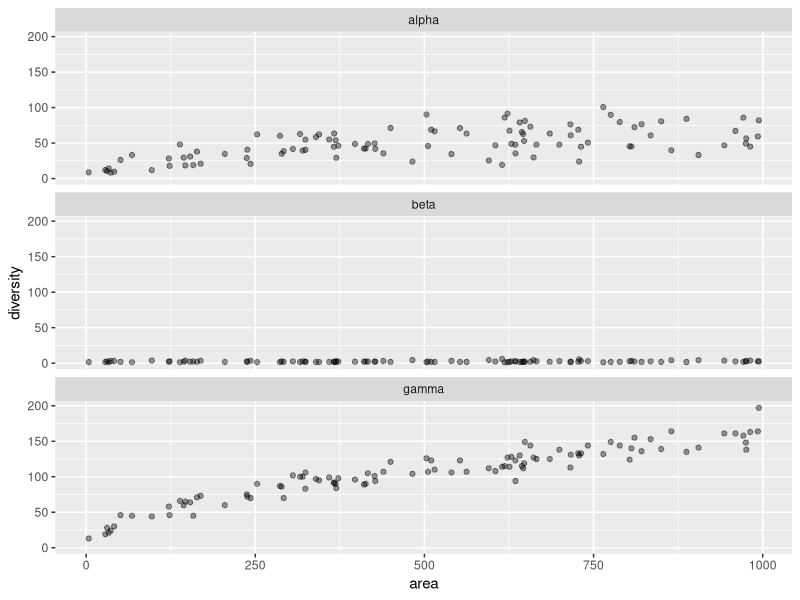
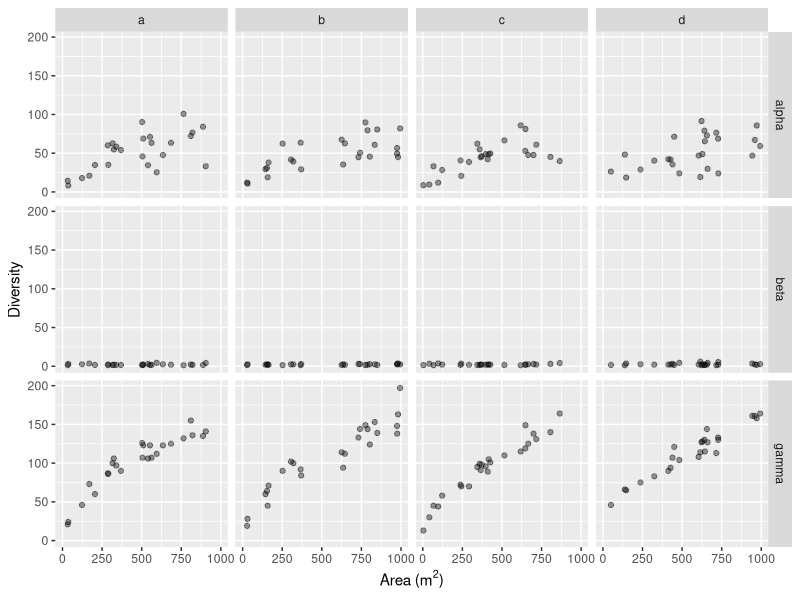
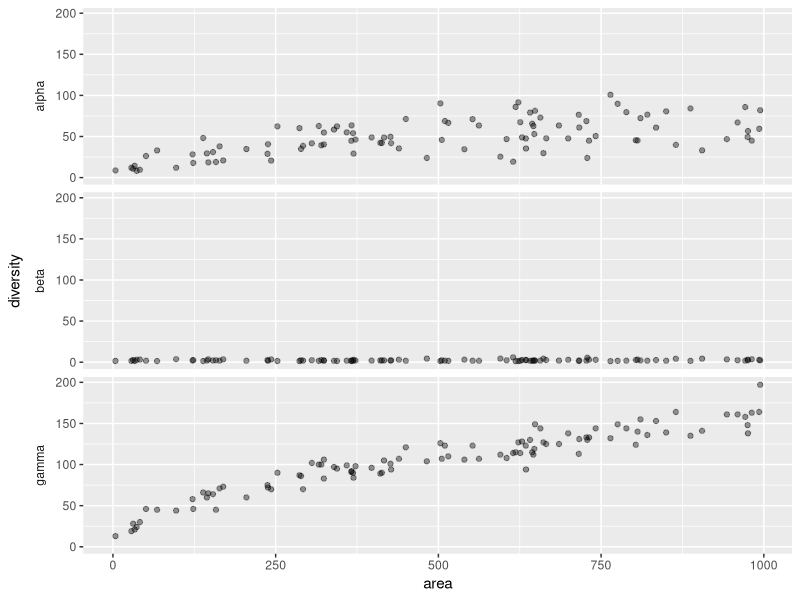
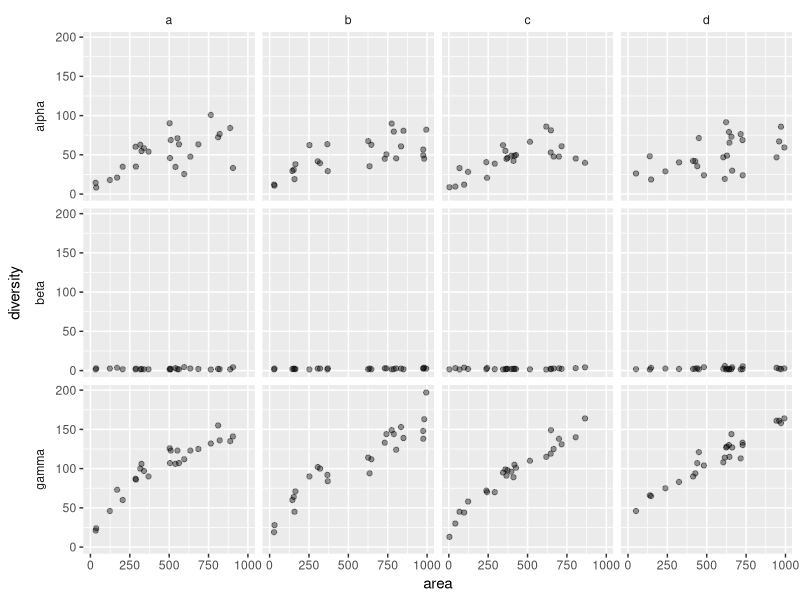
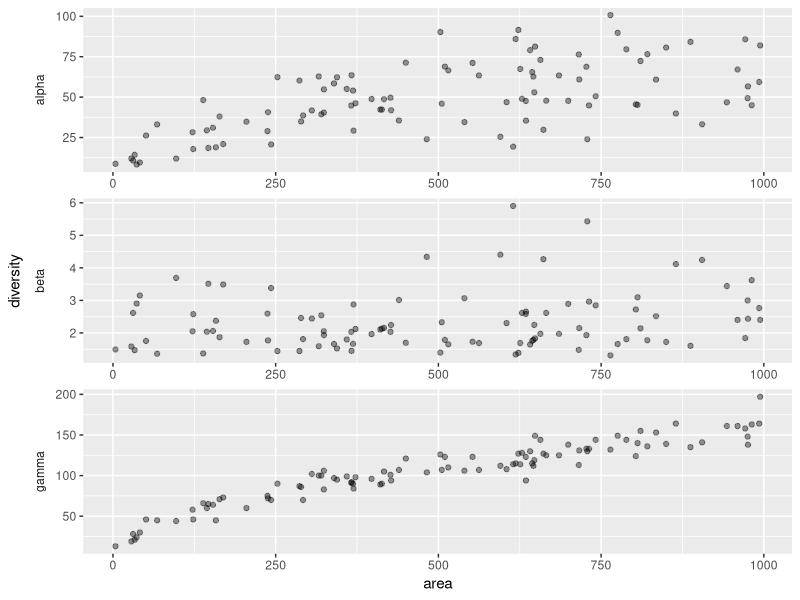
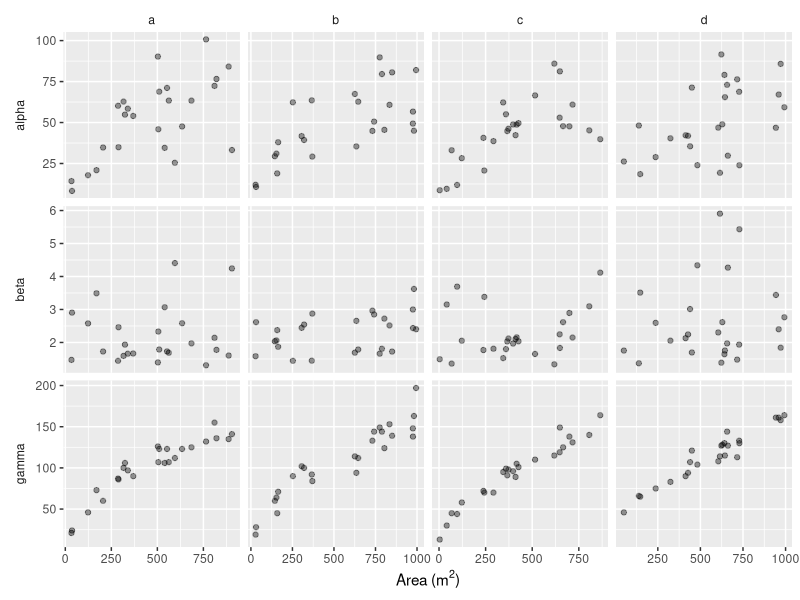
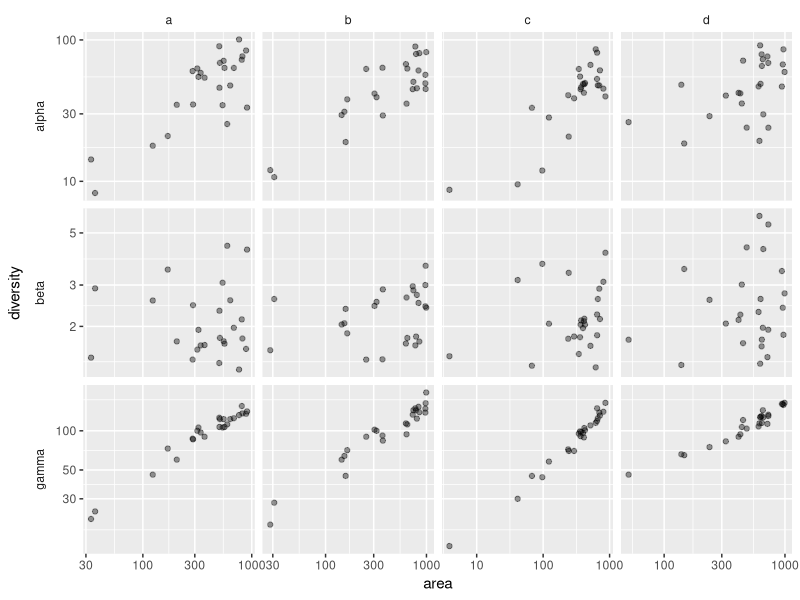
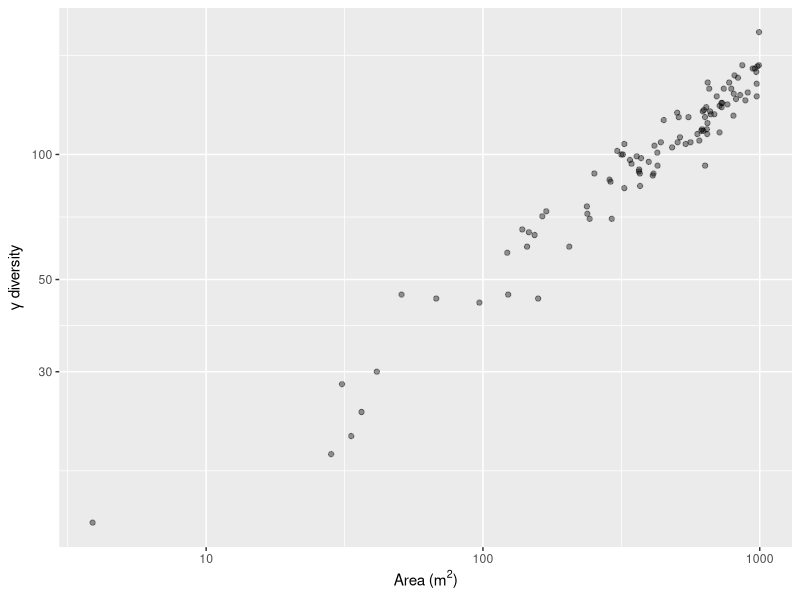

Recreate these plots in R, in order.
## ---- chunk 1

library(tidyverse)

## ---- chunk 2
# dummy data
x <- runif(100, 0.1, 1000) # hypothetical area
m <- model.matrix(~log(x)) # model matrix
y <- rpois(length(x), exp(m %*% c(log(5), 0.5))) # hypothetical richness

df0 <- tibble(area = x,
              gamma = y,
              group = rep(letters[1:4], each = 25)) %>% 
  mutate(alpha = rbeta(length(y), 5, 5) * gamma,
         beta = gamma / alpha) %>% 
  pivot_longer(cols = c(alpha, beta, gamma),
               names_to = "metric",
               values_to = "diversity")

print(df0)

## ---- chunk 3
# wrap
df0 %>% 
  ggplot(aes(y = diversity,
             x = area)) +
  geom_point(alpha = 0.4) +
  facet_wrap(facets = ~metric,
             nrow = 3,
             ncol = 1)

# grid
df0 %>% 
  ggplot(aes(y = diversity,
             x = area)) +
  geom_point(alpha = 0.4) +
  labs(x = expression("Area ("*m^2*")"),
       y = "Diversity") +
  facet_grid(rows = vars(metric), 
             cols = vars(group))
## ---- chunk 4
# wrap
df0 %>% 
  ggplot(aes(y = diversity,
             x = area)) +
  geom_point(alpha = 0.4) +
  facet_wrap(facets = ~metric,
             nrow = 3,
             ncol = 1,
             strip.position = "left") +
  theme(strip.placement = "outside", # place label outside
        strip.background = element_blank()) # blanck background color for stripe

# grid
df0 %>% 
  ggplot(aes(y = diversity,
             x = area)) +
  geom_point(alpha = 0.4) +
  facet_grid(rows = vars(metric), 
             cols = vars(group),
             switch = "y") +
  theme(strip.placement = "outside", # place label outside
        strip.background = element_blank()) # blank background color for stripe
## ---- chunk 5
# wrap
df0 %>% 
  ggplot(aes(y = diversity,
             x = area)) +
  geom_point(alpha = 0.4) +
  facet_wrap(facets = ~metric,
             nrow = 3,
             ncol = 1,
             strip.position = "left",
             scales = "free") +
  theme(strip.placement = "outside", # place label outside
        strip.background = element_blank()) # blanck background color for stripe

# grid
df0 %>% 
  ggplot(aes(y = diversity,
             x = area)) +
  geom_point(alpha = 0.4) +
  labs(x = expression("Area ("*m^2*")"),
       y = NULL) +
  facet_grid(rows = vars(metric), 
             cols = vars(group),
             switch = "y",
             scales = "free") +
  theme(strip.placement = "outside", # place label outside
        strip.background = element_blank()) # blank background color for stripe
## ---- chunk 6
# grid
df0 %>% 
  ggplot(aes(y = diversity,
             x = area)) +
  geom_point(alpha = 0.4) +
  facet_grid(rows = vars(metric), 
             cols = vars(group),
             switch = "y",
             scales = "free") +
  scale_x_continuous(trans = "log10") + # log10 transformation
  scale_y_continuous(trans = "log10") + # log10 transformation
  theme(strip.placement = "outside", # place label outside
        strip.background = element_blank()) # blank background color for stripe
## ---- chunk 7

tibble(Code = c('expression(alpha)',
                'expression(alpha~"diversity")',
                'expression(alpha*"diversity")',
                'expression(a^{sup})',
                'expression(a[sub])'),
       Output = c('$\\alpha$',
                  '$\\alpha$ diversity',
                  '$\\alpha$diversity',
                  '$a^{sup}$',
                  '$a_{sub}$')) %>% 
  knitr::kable()
## ---- chunk 8

df0 %>% 
  filter(metric == "gamma") %>% 
  ggplot(aes(y = diversity,
             x = area)) +
  geom_point(alpha = 0.4) +
  scale_x_continuous(trans = "log10") +
  scale_y_continuous(trans = "log10") +
  labs(x = expression("Area ("*m^2*")"),
       y = expression(gamma~"diversity"))
## ---- chunk 9
df0 %>% 
  ggplot(aes(x = metric,
             y = diversity)) +
  geom_boxplot(alpha = 0.3,
               fill = "salmon") +
  scale_x_discrete(labels = c("alpha" = expression(alpha~"diversity"),
                              "beta" = expression(beta~"diversity"),
                              "gamma" = expression(gamma~"diversity"))) +
  labs(y = expression(gamma~"diversity"),
       x = NULL)
## ---- chunk 10

df0 %>% 
  filter(metric == "gamma") %>% 
  ggplot(aes(x = area,
             y = diversity)) +
  geom_point() +
  facet_wrap(facets = ~group,
             labeller = as_labeller(c(`a` = "group theta",
                                      `b` = "group delta",
                                      `c` = "group phi",
                                      `d` = "group kappa")))
## ---- chunk 11
df0 %>% 
  filter(metric == "gamma") %>% 
  ggplot(aes(x = area,
             y = diversity)) +
  geom_point() +
  facet_wrap(facets = ~group,
             labeller = as_labeller(c(`a` = expression("group"*theta),
                                      `b` = "group delta",
                                      `c` = "group phi",
                                      `d` = "group kappa")))
## ---- chunk 12

label <- c("group~delta",
           "group^{kappa}",
           "group[phi]",
           "group~theta")

df0 %>% 
  filter(metric == "gamma") %>% 
  mutate(group_label = case_when(group == "a" ~ label[1], # replace "a" with "label[i]"
                                 group == "b" ~ label[2], # ditto
                                 group == "c" ~ label[3],
                                 group == "d" ~ label[4]),
         group_label = factor(group_label, levels = label)) %>% # reorder
  ggplot(aes(x = area,
             y = diversity)) +
  geom_point() +
  facet_wrap(facets = ~group_label,
             labeller = label_parsed) +
  labs(x = expression("Area ("*cm^2*")"),
       y = expression(gamma~"diversity"))
